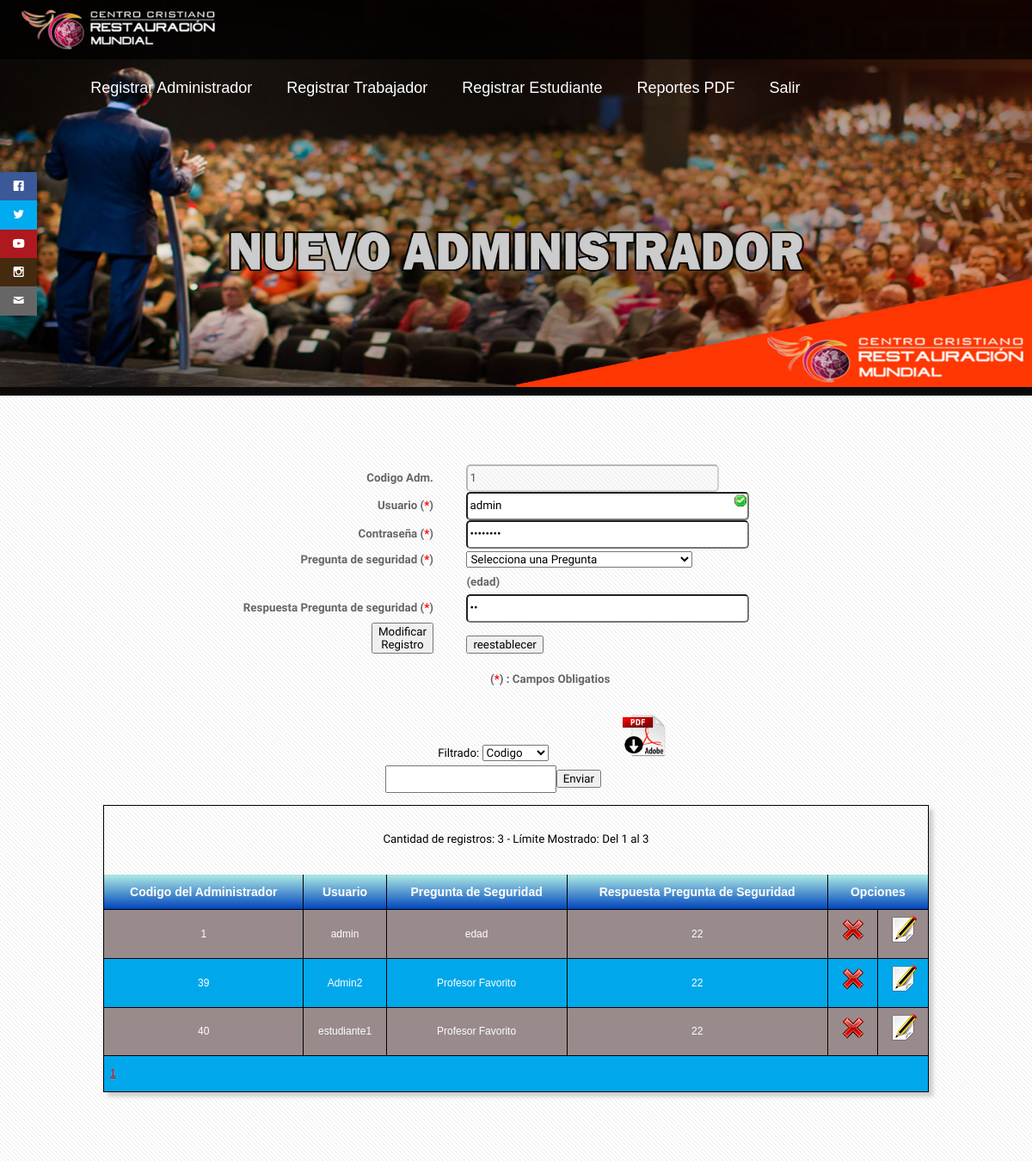
The page /new_admin.php?m=1&editar=1 (signed in) on the database its author committed.
### tables this page shows
CREATE TABLE `usuarios` (
  `cod_usu` int(10) NOT NULL,
  `nom_usu` varchar(50) NOT NULL,
  `cont_usu` varchar(50) NOT NULL,
  `niv_usu` int(11) NOT NULL,
  `ps_usu` varchar(100) NOT NULL,
  `rps_usu` varchar(50) NOT NULL
);

### formulario_admin.php (called while the page is built, shortened)
<?php
include("conex.php");
if(isset($_REQUEST['editar'])){
$sql= "SELECT * FROM usuarios WHERE cod_usu=".$_REQUEST['editar'];
$consultaDatos= mysqli_query($enlace, $sql) or die("Error - " . mysql_error());
$datosEditar=mysqli_fetch_assoc($consultaDatos);
}
$where="";
?>

### new_admin.php (the view, shortened to what this page needs)
<?php
include ("formulario_admin.php");
?>
<!doctype html>
<html>
<head>
    <link rel="stylesheet" href="css/fonts.css" />
	</head>
<body>
<div class="social">
    <ul>
      <li><a href="https://www.facebook.com/restauramundial" target="_blank" class="icon-facebook"></a></li>
      <li><a href="http://www.twitter.com/" target="_blank" class="icon-twitter"></a></li>
      <li><a href="http://www.youtube.com/" target="_blank" class="icon-youtube"></a></li>
      <li><a href="http://www.instagram.com/" target="_blank" class="icon-instagram"></a></li>
      <li><a href="mailto:restauracionmundial@gmail.com" class="icon-mail"></a></li>
    </ul>
  </div>
    <header2>
    <div class="logo">
          <img src="images/logo.png" width="230" height="50">
        </div>
  <nav>
    <ul>
      <li><a href="new_admin.php">Registrar Administrador</a></li>
      <li><a href="new_trabajador.php">Registrar Trabajador</a></li>
      <li><a href="new_estudiante.php">Registrar Estudiante</a></li>
      <li><a href="reporte/pdf.php">Reportes PDF</a></li>
      <li><a href="cierre.php">Salir</a></li>
    </ul>
  </nav>
    </header2>
    <div><img src="images/header/new_admin.jpg" width="100%" height="450"></div>
<div id="main">
			<div class="container">
				<div class="row">
						<div id="content" class="12u skel-cell-important">
                            <div class="Formularios" >
<form action="?m=1" method="post" name="form1" id="form1">
 <table width="80%" border="1" align="center" cellpadding="5" cellspacing="5">
   <tr>
    <td align="right"><b>Codigo Adm.<b></td>
    <td>&nbsp;</td>
    <td width="45%"><input disabled style="width:85%; border-radius:5px" pattern="[0-9]+" type="text" name="cod_usu" id="cod_usu" placeholder="Automatico" <?php if(isset($edita)){
echo 'value="'.$datosEditar['cod_usu'].'"'; echo " disabled ";} ?>>
<?php if(isset($edita)) echo '<input name="codM" type="hidden"
value="'.$datosEditar['cod_usu'].'" />'; ?></td>
  </tr>
  <tr>
    <td align="right"><b>Usuario (<a style="color:red">*</a>)</b></td>
    <td>&nbsp;</td>
    <td><input style="width:95%; border-radius:5px" type="text" required pattern="[a-z A-Z 0-9]+"
name="usuario" id="usuario" placeholder="Usuario del Administrador" <?php
if(isset($edita)) echo 'value="'.$datosEditar['nom_usu'].'"'; ?>></td>
  </tr>
  <tr>
    <td align="right"><b>Contraseña (<a style="color:red">*</a>)</b></td>
    <td>&nbsp;</td>
    <td><input style="width:95%; border-radius:5px" type="password" name="clave" id="clave" placeholder="Contraseña del administrador" <?php
if(isset($edita)) echo 'value="'.$datosEditar['cont_usu'].'"'; ?>></td>
  </tr>
  <tr>
    <td align="right"><b>Pregunta de seguridad (<a style="color:red">*</a>)</b></td>
    <td>&nbsp;</td>
                        <td ><select name="ps" id="ps" id="ps" >
                        <option value="null">Selecciona una Pregunta</option>
                        </select><?php if(isset($edita)) echo'<br><b> ('.$datosEditar['ps_usu'].')</b>'; ?></td>
                        </tr>
  <tr>
    <td align="right"><b>Respuesta Pregunta de seguridad (<a style="color:red">*</a>)</b></td>
    <td>&nbsp;</td>
    <td><input style="width:95%; border-radius:5px" type="password"
name="rps" id="rps" placeholder="Respuesta Secreta" <?php
if(isset($edita)) echo 'value="'.$datosEditar['rps_usu'].'"'; ?>></td>
  </tr>
  <tr>
    <td align="right"><?php if(isset($edita)) $nom_boton="Modificar
Registro"; else $nom_boton="Enviar Registro"; ?><input name="button" type="submit" value="<?php echo $nom_boton ?>"></td>
    <td width="5%">&nbsp;</td>
    <td><input name="res" type="reset" value="reestablecer"></td>
  </tr>
</table>
<a style="margin-left:450px;"><b> (<a style="color:red">*</a>) : Campos Obligatios</b></a>
</form>
</div>
<div class="Consultas" align="center">
<table width="37%" border="1" cellspacing="5" cellpadding="5" align="center">
  <tr>
    <td>&nbsp;</td>
    <td>&nbsp;</td>
    <td>&nbsp;</td>
  </tr>
  <tr>
    <td align="center"><form action="?m=1" method="post" name="form2">
Filtrado:
<select name="campos">
<option value="cod_usu" selected="selected">Codigo</option>
</select><input name="valor" type="text"><input name="Consultar" type="submit" value="Enviar"><td align="center"><a href="reporte/pdf.php"><img src="images/PDF_Descargar.png" width="50" height="50" alt="" /></a></td>
</form></td>
    <td>&nbsp;</td>
  </tr>
</table>
  </div>
         <div class="Tablas" >
<div class="CSSTableGenerator" >
<table>
<?php
if (!isset($_REQUEST['pg'])) $n_pag = 1; else $n_pag=$_REQUEST['pg'];
$cantidad=20;
$inicial = ($n_pag-1) * $cantidad;
$sql = "SELECT * FROM usuarios ".$where;
$consulta = mysqli_query($enlace, $sql) or die ("Error");
$cant_registros =mysqli_num_rows($consulta);
$paginado = intval($cant_registros / $cantidad);
$sql = "SELECT * FROM usuarios ".$where." LIMIT $inicial,$cantidad ";
$consulta = mysqli_query($enlace, $sql) or die ("Error");
$cant_registros2 =mysqli_num_rows($consulta);
echo "</br><center>Cantidad de registros: ".$cant_registros." - Límite Mostrado: Del ".($inicial+1)." al ".($inicial + $cant_registros2)."</center><br>";
$sql="SELECT * FROM usuarios ".$where;
$cons=mysqli_query($enlace, $sql);
echo '<table>
<tr>
<td>Codigo del Administrador</td><td>Usuario</td><td>Pregunta de Seguridad</td><td>Respuesta Pregunta de Seguridad</td><td colspan="2">Opciones</td>
</tr>';
while($datos=mysqli_fetch_assoc($cons)){
$primario= $datos['cod_usu'];
echo "<tr>";
echo "<td><center>".$datos['cod_usu']."</center></td>";
echo "<td><center>".$datos['nom_usu']."</center></td>";
echo "<td><center>".$datos['ps_usu']."</center></td>";
echo "<td><center>".$datos['rps_usu']."</center></td>";
echo "<td><center><a class='tooltip' alt='Eliminar Registro' href='?m=1&eliminar=$primario'><img width='32' height='32' src='images/eliminar.png'></a></center></td>";
echo "<td><center><a class='tooltip' alt='Editar Registro ' href='?m=1&editar=$primario'><img width='32' height='32' src='images/editar.png'></a></center></td>";
echo "</tr>";
}
echo "<tr align='center'><td colspan=6>";
for ($a=0;$a<($paginado+1);$a++){
echo '<a href="?pg='.($a+1).'">'.($a+1).'<a/>&nbsp;';
}
echo "</td></tr>";
?>
                 </table>
            </div>
</div>
						</div>
				</div>
			</div>
		</div>
</body>
</html>

### css/style.css (style rules this page uses)
body { background: #090909; }
body,input,textarea,select { font-family: 'Oxygen', sans-serif; font-size: 13pt; line-height: 2em; }
strong, b { font-weight: bold; color: #666666; }
a { color: #FF0000; }
p, ul, ol, dl, table { margin-bottom: 1em; }
.social { position: fixed; left: 0; top: 200px; z-index: 2000; }
.social ul { list-style: none; }
.social ul li a { display: inline-block; color:#fff; background: #000; padding: 10px 15px; text-decoration: none; -webkit-transition:all 500ms ease; -o-transition:all 500ms ease; transition:all 500ms ease; }
.social ul li .icon-facebook { background:#3b5998; }
.social ul li .icon-twitter { background: #00abf0; }
.social ul li .icon-youtube { background: #ae181f; }
.social ul li .icon-instagram { background: #442A0E; }
.social ul li .icon-mail { background: #666666; }
.CSSTableGenerator { margin:0px; padding:0px; width:100%; box-shadow: 5px 5px 5px 0px #CCCCCC; border:1px solid #000000; -moz-border-radius-bottomleft:0px; -webkit-border-bottom-left-radius:0px; border-bottom-left-radius:0px; -moz-border-radius-bottomright:0px; -webkit-border-bottom-right-radius:0px; border-bottom-right-radius:0px; -moz-border-radius-topright:0px; -webkit-border-top-right-radius:0px; border-top-right-radius:0px; -moz-border-radius-topleft:0px; -webkit-border-top-left-radius:0px; border-top-left-radius:0px; }
.CSSTableGenerator table { width:100%; height:100%; margin:0px;padding:0px; }
.CSSTableGenerator tr:last-child td:last-child { -moz-border-radius-bottomright:0px; -webkit-border-bottom-right-radius:0px; border-bottom-right-radius:0px; }
.CSSTableGenerator table tr:first-child td:first-child { -moz-border-radius-topleft:0px; -webkit-border-top-left-radius:0px; border-top-left-radius:0px; }
.CSSTableGenerator table tr:first-child td:last-child { -moz-border-radius-topright:0px; -webkit-border-top-right-radius:0px; border-top-right-radius:0px; }
.CSSTableGenerator tr:last-child td:first-child { -moz-border-radius-bottomleft:0px; -webkit-border-bottom-left-radius:0px; border-bottom-left-radius:0px; }
.CSSTableGenerator tr:nth-child(odd) { background-color:#00A8EB; }
.CSSTableGenerator tr:nth-child(even) { background-color:#998B8B; }
.CSSTableGenerator td { vertical-align:middle; border:1px solid #000000; border-width:0px 1px 1px 0px; text-align:left; padding:7px; font-size:12px; font-family:Arial; font-weight:normal; color: #FFFFFF; }
.CSSTableGenerator tr:last-child td { border-width:0px 1px 0px 0px; }
.CSSTableGenerator tr td:last-child { border-width:0px 0px 1px 0px; }
.CSSTableGenerator tr:last-child td:last-child { border-width:0px 0px 0px 0px; }
.CSSTableGenerator tr:first-child td { background:-o-linear-gradient(bottom, #A6E3E2 5%, #0045BD 100%); background:-webkit-gradient( linear, left top, left bottom, color-stop(0.05, #A6E3E2), color-stop(1, #0045BD) ); background:-moz-linear-gradient( center top, #A6E3E2 5%, #0045BD 100% ); filter:progid:DXImageTransform.Microsoft.gradient(startColorstr="#A6E3E2", endColorstr="#0045BD"); background: -o-linear-gradient(top,#A6E3E2,#0045BD); background-color:#A6E3E2; border:0px solid #000000; text-align:center; border-width:0px 0px 1px 1px; font-size:14px; font-family:Arial; font-weight:bold; color: #FFFFFF; }
.CSSTableGenerator tr:first-child td:first-child { border-width:0px 0px 1px 0px; }
.CSSTableGenerator tr:first-child td:last-child { border-width:0px 0px 1px 1px; }
input:required:valid { background-image: url(images/valido.png); background-position: right top; background-repeat: no-repeat; }
header2 { background: rgba(0,0,0,0.7); width: 100%; position: fixed; z-index: 100; height:69px; }
nav { margin-left:7.1%; float: left; }
nav ul { list-style: none; overflow: hidden; }
nav ul li { float: left; font-family:"Trebuchet MS", Arial, Helvetica, sans-serif; font-size: 18px; }
nav ul li a { display: block; padding: 20px; color: #fff; text-decoration: none; }
.logo { margin-top:0.75%; margin-left:2%; float:left; }
#main { position: relative; background: #fff url(images/overlay.png) repeat; }

### css/style-desktop.css (style rules this page uses)
body,input,textarea,select { font-size: 11pt; }
#main { padding: 6em 0em; }

### css/style-1000px.css (style rules this page uses)
body,input,textarea,select { font-size: 10pt; }

### rows shown on the page
usuarios: cod_usu "1", usuario "admin", ps_usu "edad", nom_usu "admin", rps_usu "22"
usuarios: cod_usu "39", nom_usu "Admin2", ps_usu "Profesor Favorito", rps_usu "22"
usuarios: cod_usu "40", nom_usu "estudiante1", ps_usu "Profesor Favorito", rps_usu "22"

### other values the page prints
$cant_registros "3"
$inicial+1 "1"
$inicial + $cant_registros2 "3"
